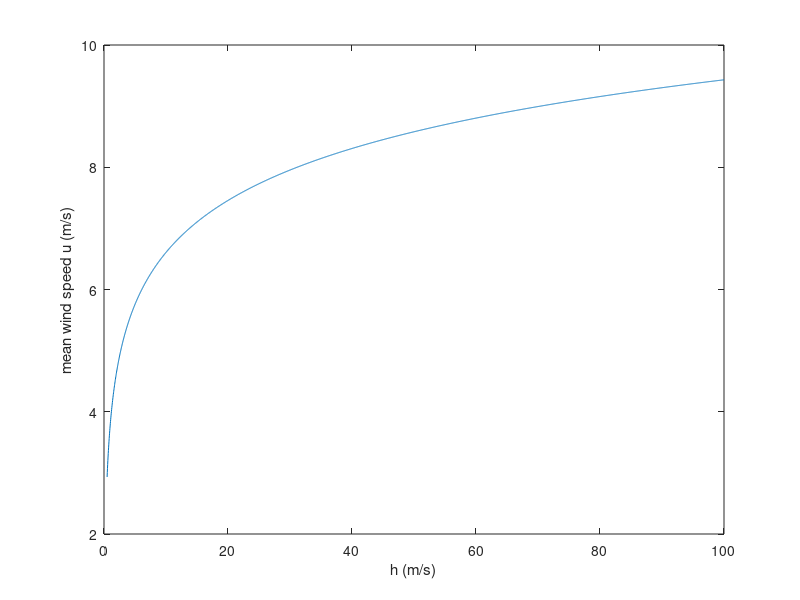

This figure's MATLAB source:
w20=6;
h=1.64:0.1:328.084;
u=w20*log(h/0.15)/log(20/0.15);
figure (5)
 plot(h*0.3048,u)
 xlabel('h (m/s)');
 ylabel('mean wind speed u (m/s)')